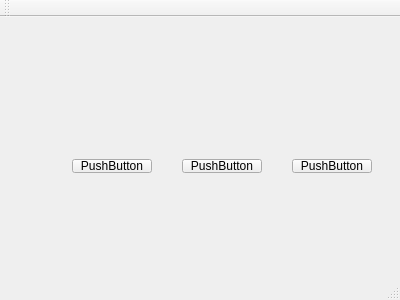
<?xml version="1.0" encoding="UTF-8"?>
<ui version="4.0">
 <class>MainWindow</class>
 <widget class="QMainWindow" name="MainWindow">
  <property name="geometry">
   <rect>
    <x>0</x>
    <y>0</y>
    <width>400</width>
    <height>300</height>
   </rect>
  </property>
  <property name="windowTitle">
   <string>MainWindow</string>
  </property>
  <widget class="QWidget" name="centralWidget">
   <layout class="QHBoxLayout" name="horizontalLayout_2">
    <item>
     <widget class="QQtWidget" name="widget_2" native="true">
      <layout class="QHBoxLayout" name="horizontalLayout">
       <item>
        <widget class="QQtOSDWidget" name="widget" native="true">
         <widget class="QPushButton" name="pushButton">
          <property name="geometry">
           <rect>
            <x>50</x>
            <y>120</y>
            <width>80</width>
            <height>14</height>
           </rect>
          </property>
          <property name="text">
           <string>PushButton</string>
          </property>
         </widget>
         <widget class="QPushButton" name="pushButton_2">
          <property name="geometry">
           <rect>
            <x>160</x>
            <y>120</y>
            <width>80</width>
            <height>14</height>
           </rect>
          </property>
          <property name="text">
           <string>PushButton</string>
          </property>
         </widget>
         <widget class="QPushButton" name="pushButton_3">
          <property name="geometry">
           <rect>
            <x>270</x>
            <y>120</y>
            <width>80</width>
            <height>14</height>
           </rect>
          </property>
          <property name="text">
           <string>PushButton</string>
          </property>
         </widget>
        </widget>
       </item>
      </layout>
     </widget>
    </item>
   </layout>
  </widget>
  <widget class="QMenuBar" name="menuBar">
   <property name="geometry">
    <rect>
     <x>0</x>
     <y>0</y>
     <width>400</width>
     <height>17</height>
    </rect>
   </property>
  </widget>
  <widget class="QToolBar" name="mainToolBar">
   <attribute name="toolBarArea">
    <enum>TopToolBarArea</enum>
   </attribute>
   <attribute name="toolBarBreak">
    <bool>false</bool>
   </attribute>
  </widget>
  <widget class="QStatusBar" name="statusBar"/>
 </widget>
 <layoutdefault spacing="6" margin="11"/>
 <customwidgets>
  <customwidget>
   <class>QQtOSDWidget</class>
   <extends>QWidget</extends>
   <header>qqtosdwidget.h</header>
   <container>1</container>
  </customwidget>
  <customwidget>
   <class>QQtWidget</class>
   <extends>QWidget</extends>
   <header>qqtwidget.h</header>
   <container>1</container>
  </customwidget>
 </customwidgets>
 <resources/>
 <connections/>
</ui>
